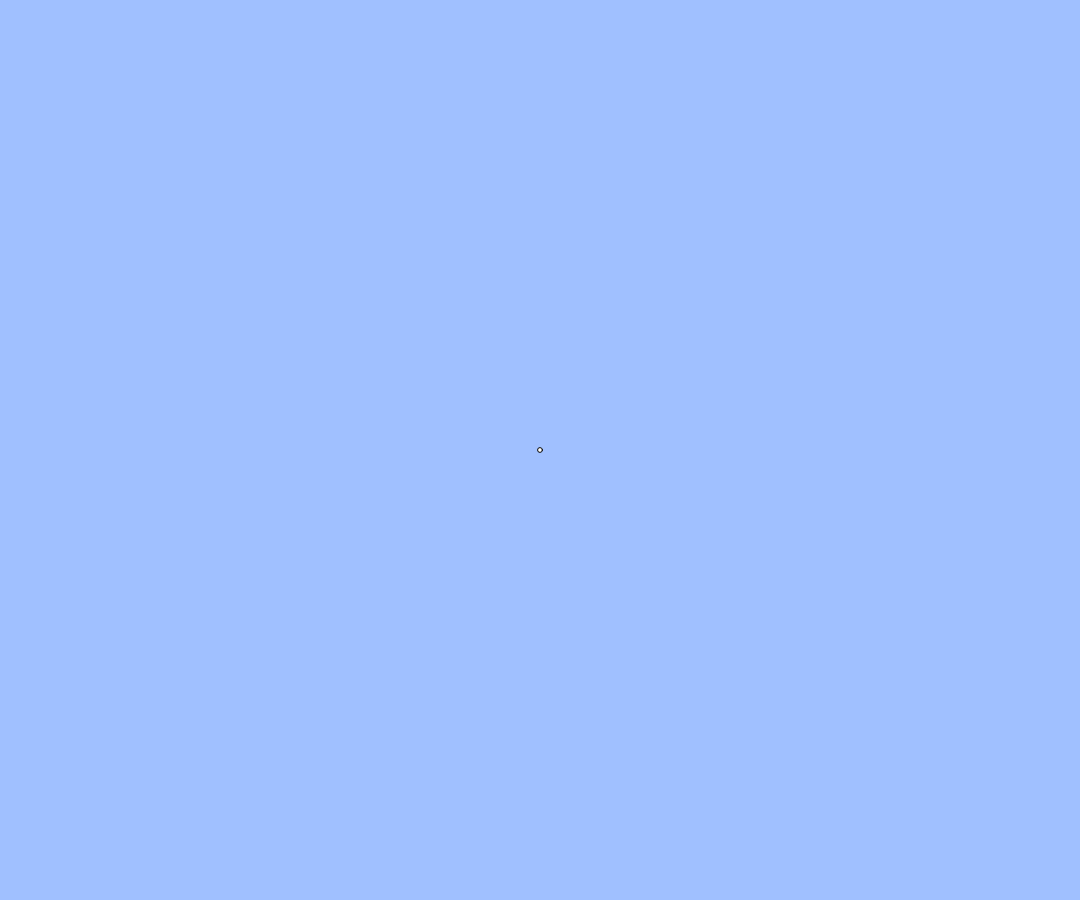
Frame 1 (no input)
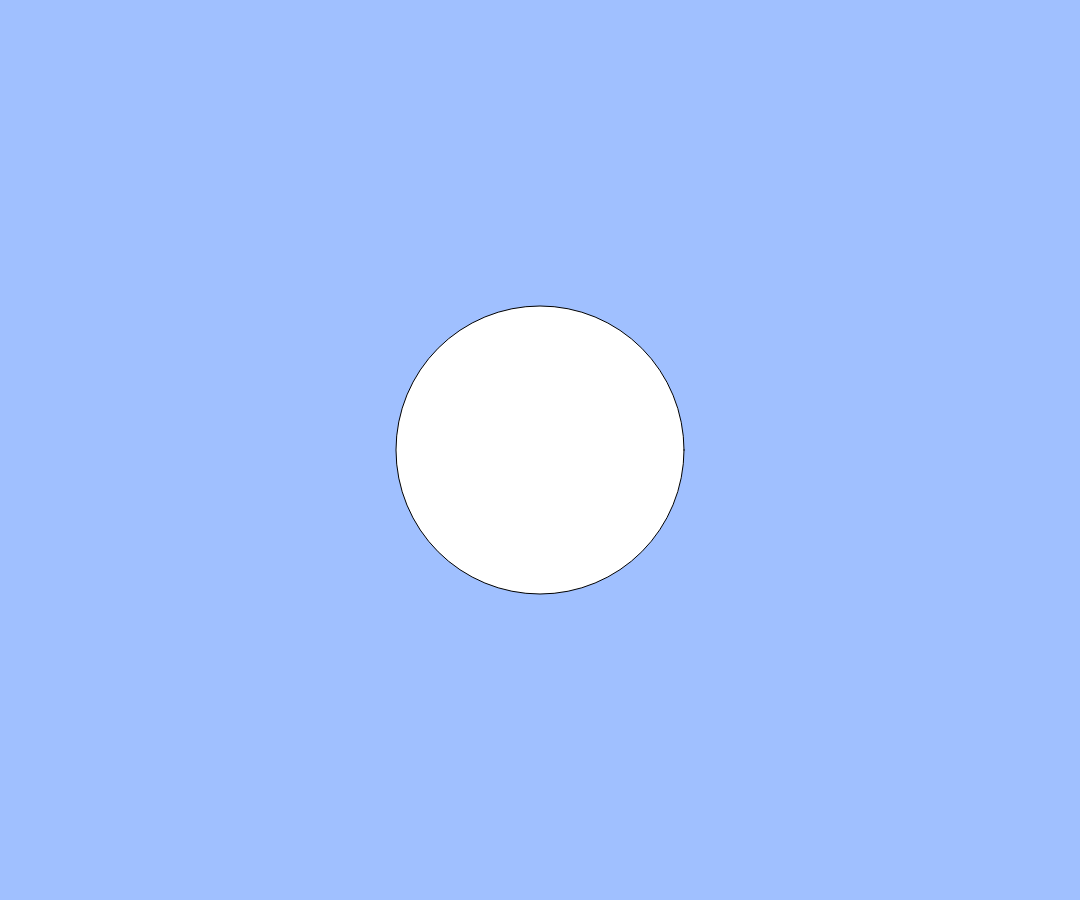
Frame 60 (no input)
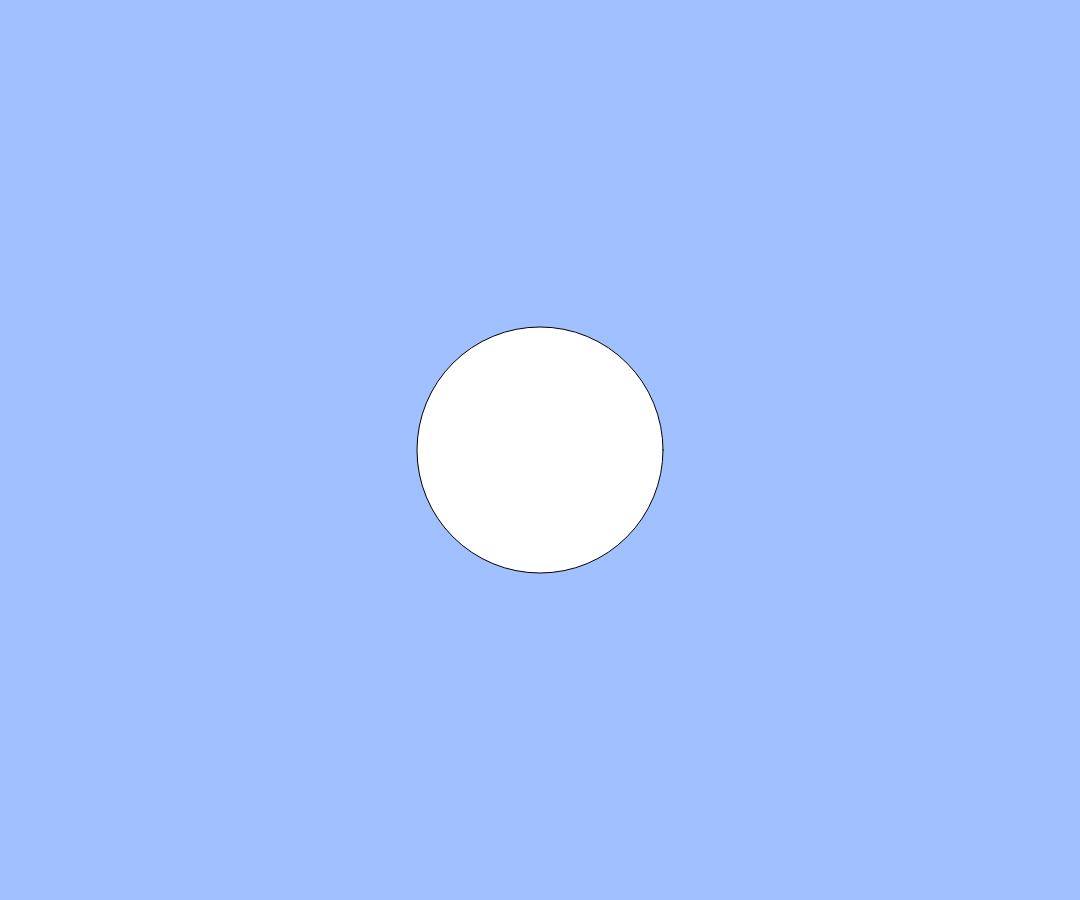
Frame 120 (the mouse pressed at the canvas centre since frame 60)

The p5.js sketch that drew these frames (run headless with seeded random() and noise() and a simulated clock; from frame 60 on, the mouse is pressed at the canvas centre):

// p5.js sketch
// ── sketch.js
// 練習問題「心臓の鼓動のように大きくなったり小さくなったりする円」
let count;
let cycle;
document.write("Press any key!");

function setup() {
  createCanvas(windowWidth * 0.9, windowHeight * 0.9);
  count = 0;
  cycle = 110;
}

function draw() {
  background(160, 192, 255);
  count = (count + 1.6) % cycle;
  size = count * 3;
  ellipse(width / 2, height / 2, size);
  if (keyIsDown(32)) {
    count += 2;
  }
}
